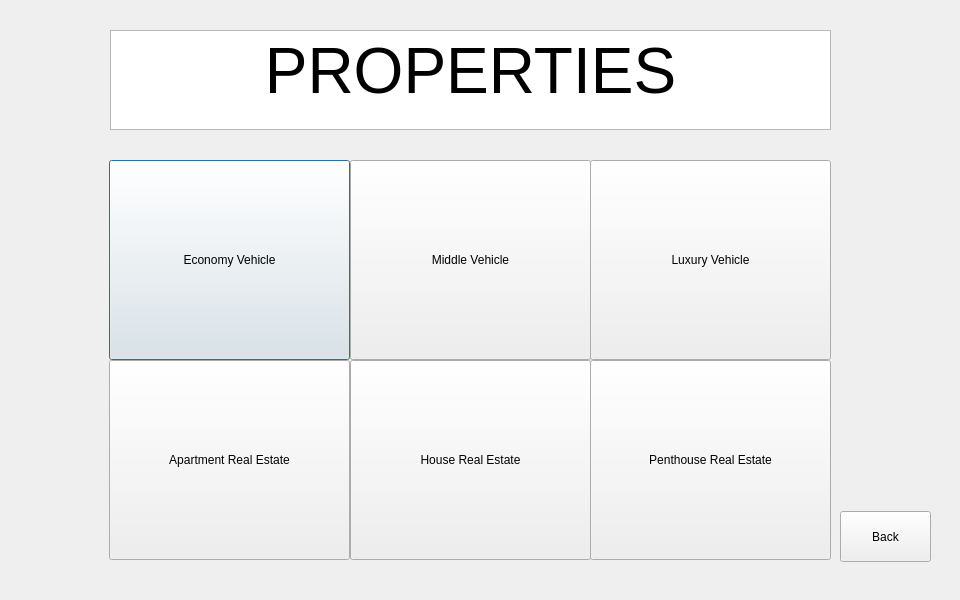
<?xml version="1.0" encoding="UTF-8"?>
<ui version="4.0">
 <class>Dialog</class>
 <widget class="QDialog" name="Dialog">
  <property name="geometry">
   <rect>
    <x>0</x>
    <y>0</y>
    <width>960</width>
    <height>600</height>
   </rect>
  </property>
  <property name="windowTitle">
   <string>Dialog</string>
  </property>
  <widget class="QTextBrowser" name="Title">
   <property name="geometry">
    <rect>
     <x>110</x>
     <y>30</y>
     <width>721</width>
     <height>100</height>
    </rect>
   </property>
   <property name="html">
    <string>&lt;!DOCTYPE HTML PUBLIC &quot;-//W3C//DTD HTML 4.0//EN&quot; &quot;http://www.w3.org/TR/REC-html40/strict.dtd&quot;&gt;
&lt;html&gt;&lt;head&gt;&lt;meta name=&quot;qrichtext&quot; content=&quot;1&quot; /&gt;&lt;style type=&quot;text/css&quot;&gt;
p, li { white-space: pre-wrap; }
&lt;/style&gt;&lt;/head&gt;&lt;body style=&quot; font-family:'.SF NS Text'; font-size:13pt; font-weight:400; font-style:normal;&quot;&gt;
&lt;p align=&quot;center&quot; style=&quot; margin-top:0px; margin-bottom:0px; margin-left:0px; margin-right:0px; -qt-block-indent:0; text-indent:0px;&quot;&gt;&lt;span style=&quot; font-family:'Gulim'; font-size:48pt;&quot;&gt;PROPERTIES&lt;/span&gt;&lt;/p&gt;&lt;/body&gt;&lt;/html&gt;</string>
   </property>
  </widget>
  <widget class="QPushButton" name="vehicle_economy_button">
   <property name="geometry">
    <rect>
     <x>109</x>
     <y>160</y>
     <width>241</width>
     <height>200</height>
    </rect>
   </property>
   <property name="text">
    <string>Economy Vehicle</string>
   </property>
  </widget>
  <widget class="QPushButton" name="vehicle_luxury_button">
   <property name="geometry">
    <rect>
     <x>590</x>
     <y>160</y>
     <width>241</width>
     <height>200</height>
    </rect>
   </property>
   <property name="text">
    <string>Luxury Vehicle</string>
   </property>
  </widget>
  <widget class="QPushButton" name="estate_apartment_button">
   <property name="geometry">
    <rect>
     <x>109</x>
     <y>360</y>
     <width>241</width>
     <height>200</height>
    </rect>
   </property>
   <property name="text">
    <string>Apartment Real Estate</string>
   </property>
  </widget>
  <widget class="QPushButton" name="vehicle_middle_button">
   <property name="geometry">
    <rect>
     <x>350</x>
     <y>160</y>
     <width>241</width>
     <height>200</height>
    </rect>
   </property>
   <property name="text">
    <string>Middle Vehicle</string>
   </property>
  </widget>
  <widget class="QPushButton" name="estate_house_button">
   <property name="geometry">
    <rect>
     <x>350</x>
     <y>360</y>
     <width>241</width>
     <height>200</height>
    </rect>
   </property>
   <property name="text">
    <string>House Real Estate</string>
   </property>
  </widget>
  <widget class="QPushButton" name="estate_penthouse_button">
   <property name="geometry">
    <rect>
     <x>590</x>
     <y>360</y>
     <width>241</width>
     <height>200</height>
    </rect>
   </property>
   <property name="text">
    <string>Penthouse Real Estate</string>
   </property>
  </widget>
  <widget class="QPushButton" name="back_button">
   <property name="geometry">
    <rect>
     <x>840</x>
     <y>511</y>
     <width>91</width>
     <height>51</height>
    </rect>
   </property>
   <property name="text">
    <string>Back</string>
   </property>
  </widget>
 </widget>
 <resources/>
 <connections/>
</ui>
